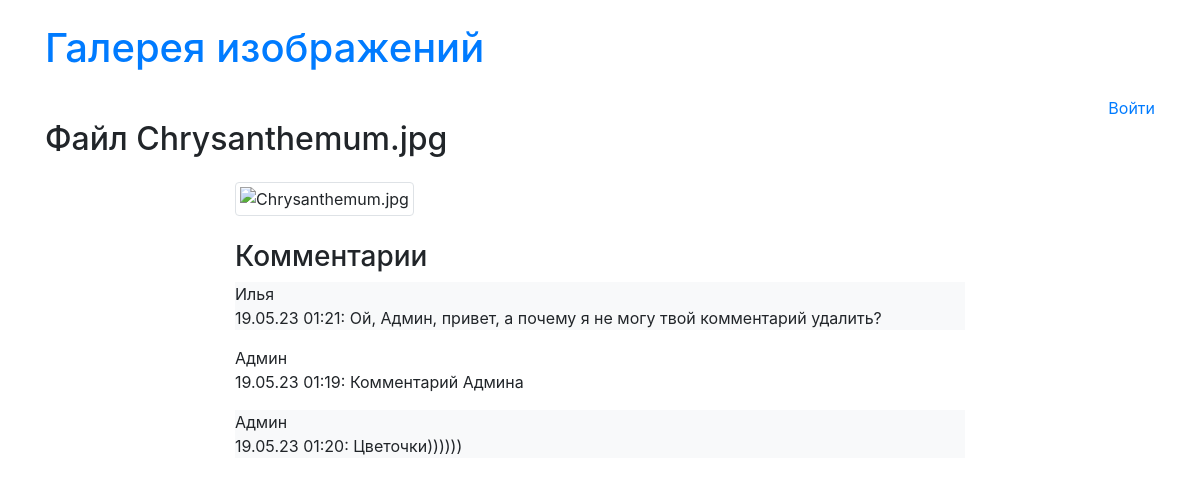
Page /file.php?name=Chrysanthemum.jpg on the committed database.
### tables this page shows
CREATE TABLE `comments` (
  `id` int NOT NULL,
  `login` varchar(50) NOT NULL,
  `picture` varchar(255) NOT NULL,
  `comment` text NOT NULL
);

CREATE TABLE `users` (
  `id` int NOT NULL,
  `login` varchar(50) NOT NULL,
  `password` varchar(255) NOT NULL,
  `name` varchar(255) NOT NULL
);

### file.php (the view, shortened to what this page needs)
<?php
include 'bd.php';
$imageFileName = $_GET['name'];
  $commentsbd = mysqli_query($link, "SELECT comments.login, comments.id, `name`, `picture`, `comment` FROM `comments` LEFT JOIN `users` ON comments.login=users.login WHERE comments.picture = '".$imageFileName."'");
?>
<!doctype html>
<html lang="en">
<head>
    <link rel="stylesheet" href="https://stackpath.bootstrapcdn.com/bootstrap/4.4.1/css/bootstrap.min.css"
>
</head>
<body>
<div class="container pt-4">
    <h1 class="mb-4"><a href="<?php echo URL; ?>">Галерея изображений</a></h1>
    <div style="text-align: right;">
    <?php if(!$_SESSION['auth'] === true){?>
    <a href="./auth.php">Войти</a>
    <?php }else{
        echo '<h4>Привет, '.$_SESSION['name'].'</h4><a href="./auth.php?exit=1"> Выйти </a>';
    } ?>
    </div>
    <h2 class="mb-4">Файл <?php echo $imageFileName; ?></h2>
    <div class="row">
        <div class="col-12 col-sm-8 offset-sm-2">
            <img src="<?php echo URL . '/' . UPLOAD_DIR . '/' . $imageFileName ?>" class="img-thumbnail mb-4"
                 alt="<?php echo $imageFileName ?>">
            <h3>Комментарии</h3>
            <div class="comments">
            <div class="commentsupdate">
            <?php
             if(!empty($commentsbd->num_rows)):
             ?>
                <?php while($comment = mysqli_fetch_array($commentsbd)){ $i+=1; ?>
                    <div class="<?php echo (($i % 2) > 0) ? 'bg-light' : ''; ?>">
                        <p><?php echo $comment['name'].'<br>'.$comment['comment']; ?></p>
                    </div>
                <?php } ?>
            <?php else: ?>
                <div class="text-muted">Пока ни одного коммантария, будете первым!</div>
            <?php endif; ?>
            </div>
            </div>
        </div>
    </div>
</div>
</body>
</html>

### rows in the picture
comments: users.name "Илья", comment "19.05.23 01:21: Ой, Админ, привет, а почему я не могу твой комментарий удалить?"
comments: users.name "Админ", comment "19.05.23 01:19: Комментарий Админа"
comments: users.name "Админ", comment "19.05.23 01:20: Цветочки))))))"

### other values in the picture
$imageFileName "Chrysanthemum.jpg"
